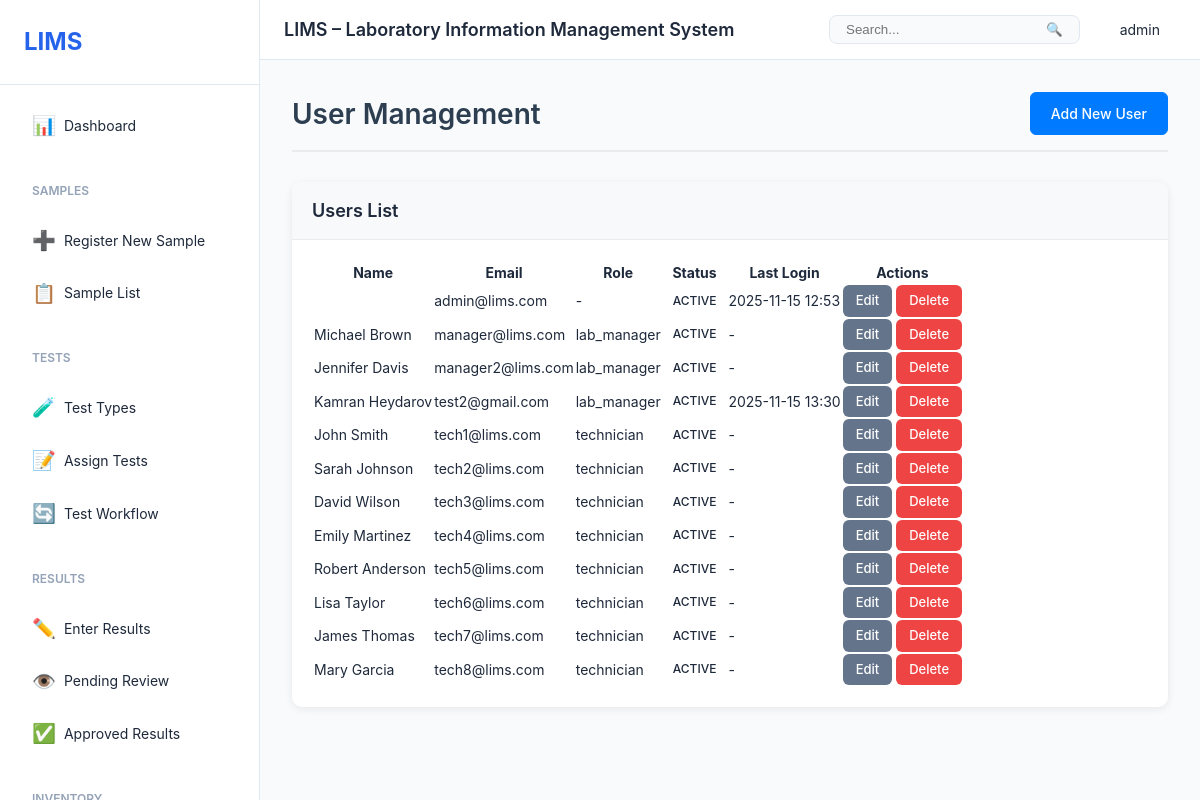
Page /auth/list/ (signed in) on the committed database.
### users/models.py (models this page shows, shortened)
class User(AbstractUser):
    role = models.ForeignKey(Role, on_delete=models.SET_NULL, null=True, blank=True)
    phone = models.CharField(max_length=20, blank=True)
    department = models.CharField(max_length=100, blank=True)
    employee_id = models.CharField(max_length=50, blank=True, unique=True)
    is_active = models.BooleanField(default=True)
    created_at = models.DateTimeField(auto_now_add=True)
    updated_at = models.DateTimeField(auto_now=True)
    class Meta:
        db_table = 'users'
        ordering = ['username']

class Role(models.Model):
    ROLE_CHOICES = [
        ('admin', 'Administrator'),
        ('lab_manager', 'Lab Manager'),
        ('technician', 'Lab Technician'),
        ('reviewer', 'Results Reviewer'),
        ('viewer', 'Viewer'),
    ]
    name = models.CharField(max_length=50, choices=ROLE_CHOICES, unique=True)
    description = models.TextField(blank=True)
    can_register_samples = models.BooleanField(default=False)
    can_assign_tests = models.BooleanField(default=False)
    can_enter_results = models.BooleanField(default=False)
    can_approve_results = models.BooleanField(default=False)
    can_manage_inventory = models.BooleanField(default=False)
    can_manage_instruments = models.BooleanField(default=False)
    can_view_reports = models.BooleanField(default=True)
    can_manage_users = models.BooleanField(default=False)
    created_at = models.DateTimeField(auto_now_add=True)
    updated_at = models.DateTimeField(auto_now=True)
    class Meta:
        db_table = 'roles'
        ordering = ['name']

### users/views.py (the view)
# urls.py: path('list/', views.user_list, name='user_list'),
@login_required
@user_passes_test(is_admin)
def user_list(request):
    users = User.objects.select_related('role').all()
    return render(request, 'users/user_list.html', {'users': users})

### users/views.py (called while the page is built)
def is_admin(user):
    return user.is_superuser or (user.role and user.role.can_manage_users)

### templates/users/user_list.html (shortened to what this page needs)
{% extends 'base.html' %}
{% block content %}
<div class="page-header">
    <h1>User Management</h1>
    <a href="{% url 'users:user_create' %}" class="btn btn-primary">Add New User</a>
</div>
<div class="card">
    <div class="card-header">
        <h3>Users List</h3>
    </div>
    <div class="card-body">
        {% if users %}
        <table class="data-table">
            <thead>
                <tr>
                    <th>Name</th>
                    <th>Email</th>
                    <th>Role</th>
                    <th>Status</th>
                    <th>Last Login</th>
                    <th>Actions</th>
                </tr>
            </thead>
            <tbody>
                {% for user in users %}
                <tr>
                    <td>{{ user.get_full_name }}</td>
                    <td>{{ user.email }}</td>
                    <td>{{ user.role.name|default:'-' }}</td>
                    <td>
                        {% if user.is_active %}
                            <span class="badge badge-success">Active</span>
                        {% else %}
                            <span class="badge badge-secondary">Inactive</span>
                        {% endif %}
                    </td>
                    <td>{{ user.last_login|date:"Y-m-d H:i"|default:'-' }}</td>
                    <td>
                        <a href="{% url 'users:user_edit' user.pk %}" class="btn btn-sm btn-secondary">Edit</a>
                        <a href="{% url 'users:user_delete' user.pk %}" class="btn btn-sm btn-danger">Delete</a>
                    </td>
                </tr>
                {% endfor %}
            </tbody>
        </table>
        {% else %}
        <p class="text-muted">No users found.</p>
        {% endif %}
    </div>
</div>
{% endblock %}

### templates/base.html (shortened to what this page needs)
{% load static %}
<!DOCTYPE html>
<html lang="en">
<head>
    <link rel="stylesheet" href="{% static 'css/style.css' %}">
    <link rel="stylesheet" href="{% static 'css/labs.css' %}">
    <link rel="stylesheet" href="https://cdnjs.cloudflare.com/ajax/libs/font-awesome/5.15.4/css/all.min.css">
</head>
<body>
    <div class="layout">
        <aside class="sidebar" id="sidebar">
            <div class="sidebar-header">
                <h2>LIMS</h2>
            </div>
            <nav class="sidebar-nav">
                <a href="{% url 'dashboard:dashboard' %}" class="nav-item {% if request.resolver_match.url_name == 'dashboard' %}active{% endif %}">
                    <span class="icon">📊</span>
                    <span>Dashboard</span>
                </a>
                <div class="nav-group">
                    <div class="nav-group-title">Samples</div>
                    <a href="{% url 'samples:sample_create' %}" class="nav-item">
                        <span class="icon">➕</span>
                        <span>Register New Sample</span>
                    </a>
                    <a href="{% url 'samples:sample_list' %}" class="nav-item">
                        <span class="icon">📋</span>
                        <span>Sample List</span>
                    </a>
                </div>
                <div class="nav-group">
                    <div class="nav-group-title">Tests</div>
                    <a href="{% url 'tests:test_type_list' %}" class="nav-item">
                        <span class="icon">🧪</span>
                        <span>Test Types</span>
                    </a>
                    <a href="{% url 'tests:assign_test' %}" class="nav-item">
                        <span class="icon">📝</span>
                        <span>Assign Tests</span>
                    </a>
                    <a href="{% url 'tests:test_workflow' %}" class="nav-item">
                        <span class="icon">🔄</span>
                        <span>Test Workflow</span>
                    </a>
                </div>
                <div class="nav-group">
                    <div class="nav-group-title">Results</div>
                    <a href="{% url 'results:result_list' %}" class="nav-item">
                        <span class="icon">✏️</span>
                        <span>Enter Results</span>
                    </a>
                    <a href="{% url 'results:review_results' %}" class="nav-item">
                        <span class="icon">👁️</span>
                        <span>Pending Review</span>
                    </a>
                    <a href="{% url 'results:approved_results' %}" class="nav-item">
                        <span class="icon">✅</span>
                        <span>Approved Results</span>
                    </a>
                </div>
                <div class="nav-group">
                    <div class="nav-group-title">Inventory</div>
                </div>
            </nav>
        </aside>
        <div class="main-content">
            <header class="top-header">
                <div class="header-left">
                    <h1>LIMS – Laboratory Information Management System</h1>
                </div>
                <div class="header-right">
                    <div class="search-box">
                        <input type="text" placeholder="Search..." id="globalSearch">
                        <button>🔍</button>
                    </div>
                    <div class="user-menu">
                        <span>{{ user.get_full_name|default:user.username }}</span>
                    </div>
                </div>
            </header>
            <div class="page-content">
                {% block content %}{% endblock %}
            </div>
        </div>
    </div>
</body>
</html>

### static/css/style.css (style rules this page uses)
* { margin: 0; padding: 0; box-sizing: border-box; }
:root { --primary-color: #2563eb; --secondary-color: #64748b; --success-color: #10b981; --warning-color: #f59e0b; --danger-color: #ef4444; --info-color: #3b82f6; --bg-primary: #ffffff; --bg-secondary: #f8fafc; --bg-tertiary: #f1f5f9; --border-color: #e2e8f0; --text-primary: #1e293b; --text-secondary: #64748b; --text-muted: #94a3b8; --spacing-xs: 0.25rem; --spacing-sm: 0.5rem; --spacing-md: 1rem; --spacing-lg: 1.5rem; --spacing-xl: 2rem; --shadow-sm: 0 1px 2px rgba(0, 0, 0, 0.05); --shadow-md: 0 4px 6px rgba(0, 0, 0, 0.07); --shadow-lg: 0 10px 15px rgba(0, 0, 0, 0.1); --radius-sm: 0.25rem; --radius-md: 0.5rem; --radius-lg: 0.75rem; --sidebar-width: 260px; --header-height: 60px; }
body { font-family: 'Inter', -apple-system, BlinkMacSystemFont, 'Segoe UI', 'Roboto', sans-serif; font-size: 14px; line-height: 1.5; color: var(--text-primary); background-color: var(--bg-secondary); }
a { color: var(--primary-color); text-decoration: none; }
.layout { display: flex; min-height: 100vh; }
.sidebar { width: var(--sidebar-width); background: var(--bg-primary); border-right: 1px solid var(--border-color); position: fixed; height: 100vh; overflow-y: auto; z-index: 1000; }
.sidebar-header { padding: var(--spacing-lg); border-bottom: 1px solid var(--border-color); }
.sidebar-header h2 { font-size: 1.5rem; font-weight: 700; color: var(--primary-color); }
.sidebar-nav { padding: var(--spacing-md); }
.nav-item { display: flex; align-items: center; padding: 0.625rem var(--spacing-md); margin-bottom: var(--spacing-xs); color: var(--text-primary); border-radius: var(--radius-md); transition: all 0.2s; }
.nav-item .icon { margin-right: var(--spacing-sm); font-size: 1.2rem; }
.nav-group { margin-top: var(--spacing-lg); }
.nav-group-title { font-size: 0.75rem; font-weight: 600; text-transform: uppercase; color: var(--text-muted); padding: var(--spacing-sm) var(--spacing-md); margin-bottom: var(--spacing-sm); }
.main-content { flex: 1; margin-left: var(--sidebar-width); display: flex; flex-direction: column; }
.top-header { height: var(--header-height); background: var(--bg-primary); border-bottom: 1px solid var(--border-color); display: flex; align-items: center; justify-content: space-between; padding: 0 var(--spacing-lg); position: sticky; top: 0; z-index: 999; }
.header-left { display: flex; align-items: center; gap: var(--spacing-md); }
.header-left h1 { font-size: 1.125rem; font-weight: 600; color: var(--text-primary); }
.header-right { display: flex; align-items: center; gap: var(--spacing-lg); }
.search-box { display: flex; align-items: center; background: var(--bg-secondary); border: 1px solid var(--border-color); border-radius: var(--radius-md); padding: 0.375rem var(--spacing-sm); }
.search-box input { border: none; background: none; outline: none; padding: 0 var(--spacing-sm); min-width: 200px; }
.search-box button { background: none; border: none; cursor: pointer; padding: 0 var(--spacing-sm); }
.user-menu { position: relative; cursor: pointer; padding: var(--spacing-sm) var(--spacing-md); border-radius: var(--radius-md); }
.page-content { flex: 1; padding: var(--spacing-xl); }
.card { background: var(--bg-primary); border: 1px solid var(--border-color); border-radius: var(--radius-lg); box-shadow: var(--shadow-sm); margin-bottom: var(--spacing-lg); }
.card-header { padding: var(--spacing-lg); border-bottom: 1px solid var(--border-color); }
.card-header h3 { font-size: 1.125rem; font-weight: 600; }
.card-body { padding: var(--spacing-lg); }
.btn { display: inline-block; padding: 0.5rem 1rem; font-size: 0.875rem; font-weight: 500; border-radius: var(--radius-md); border: 1px solid transparent; cursor: pointer; transition: all 0.2s; text-align: center; }
.btn-primary { background: var(--primary-color); color: white; }
.btn-secondary { background: var(--secondary-color); color: white; }
.btn-danger { background: var(--danger-color); color: white; }
.btn-sm { padding: 0.25rem 0.5rem; font-size: 0.75rem; }
.badge { display: inline-block; padding: 0.25rem 0.5rem; font-size: 0.75rem; font-weight: 600; border-radius: var(--radius-sm); text-transform: uppercase; }
.page-header { display: flex; justify-content: space-between; align-items: center; margin-bottom: var(--spacing-xl); }

### rows in the picture
User: get_full_name "admin", email "admin@lims.com", role.name "-", is_active "ACTIVE", last_login "2025-11-15 12:53"
User: get_full_name "Michael Brown", email "manager@lims.com", role.name "lab_manager", is_active "ACTIVE", last_login "-"
User: get_full_name "Jennifer Davis", email "manager2@lims.com", role.name "lab_manager", is_active "ACTIVE", last_login "-"
User: get_full_name "Kamran Heydarov", email "test2@gmail.com", role.name "lab_manager", is_active "ACTIVE", last_login "2025-11-15 13:30"
User: get_full_name "John Smith", email "tech1@lims.com", role.name "technician", is_active "ACTIVE", last_login "-"
User: get_full_name "Sarah Johnson", email "tech2@lims.com", role.name "technician", is_active "ACTIVE", last_login "-"
User: get_full_name "David Wilson", email "tech3@lims.com", role.name "technician", is_active "ACTIVE", last_login "-"
User: get_full_name "Emily Martinez", email "tech4@lims.com", role.name "technician", is_active "ACTIVE", last_login "-"
User: get_full_name "Robert Anderson", email "tech5@lims.com", role.name "technician", is_active "ACTIVE", last_login "-"
User: get_full_name "Lisa Taylor", email "tech6@lims.com", role.name "technician", is_active "ACTIVE", last_login "-"
User: get_full_name "James Thomas", email "tech7@lims.com", role.name "technician", is_active "ACTIVE", last_login "-"
User: get_full_name "Mary Garcia", email "tech8@lims.com", role.name "technician", is_active "ACTIVE", last_login "-"
